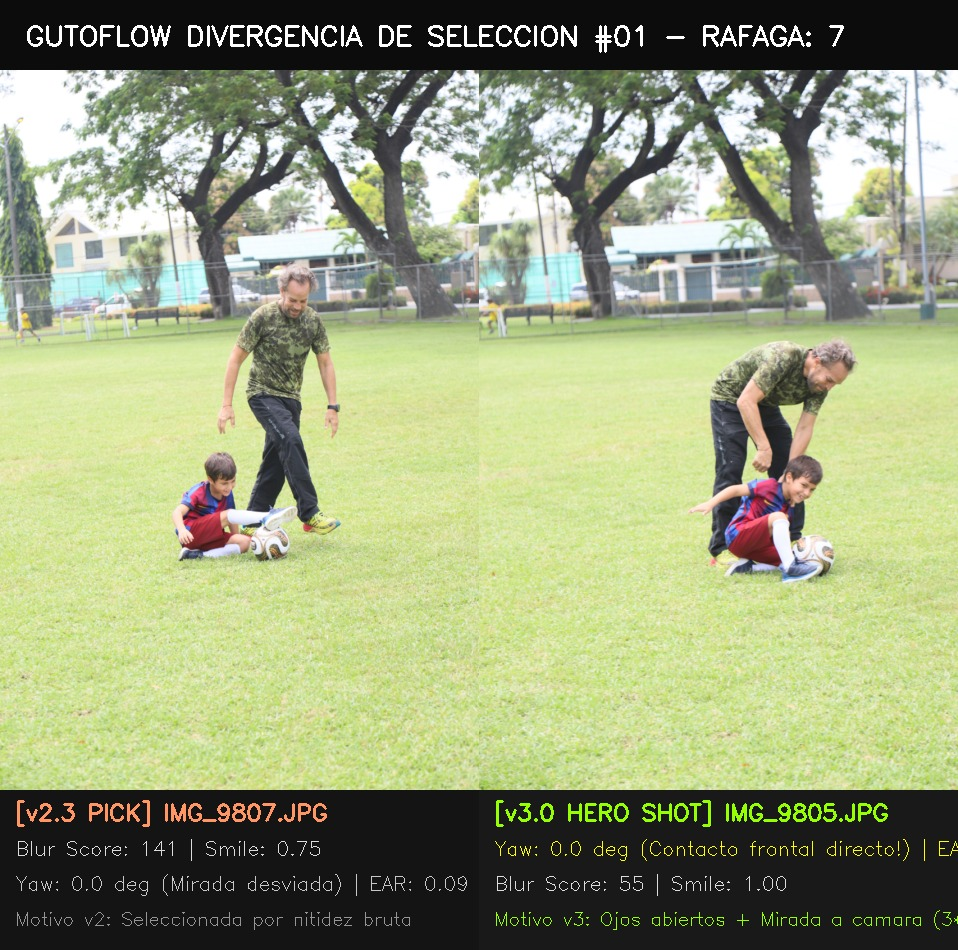
#> input picture .agents/audits/giler/audit_burst_01.jpg, 958 x 950 px; its folder holds only this picture in this run
$ python -i aesthetic_assessment.py   (imports and definitions only)   (older library calls are emulated)
#> lines starting #> are read from the running program, lines starting #| are printed output that depends on the picture
"""
aesthetic_assessment.py — Evaluación estética multidimensional heurística (OpenCV).

ROL: FALLBACK FRÍO Y DESEMPATE ESTRUCTURADO.
Evalúa la calidad artística de la imagen a través de 7 ejes visuales complementarios:
1. Regla de tercios (posicionamiento en puntos y líneas áureas).
2. Armonía cromática (hasler-süsstrunk + saturación perceptual).
3. Rango dinámico (desviación RMS + riqueza tonal de histograma).
4. Aislamiento de sujeto (contraste perceptual centro/ROI vs periferia).
5. Calidad de iluminación (suavidad tonal y ausencia de fogonazos duros).
6. Balance compositivo (equilibrio del centro de masa visual).
7. Líneas guía / perspectiva (coherencia direccional de gradientes).
"""
import logging
from dataclasses import dataclass, asdict
import cv2
import numpy as np

logger = logging.getLogger(__name__)


@dataclass
class AestheticBreakdown:
    rule_of_thirds: float      # [0.0 - 1.0]
    color_harmony: float       # [0.0 - 1.0]
    dynamic_range: float       # [0.0 - 1.0]
    subject_isolation: float   # [0.0 - 1.0]
    lighting_quality: float    # [0.0 - 1.0]
    composition_balance: float # [0.0 - 1.0]
    leading_lines: float       # [0.0 - 1.0]
    overall_score: float       # [0.0 - 1.0]

    def to_dict(self) -> dict:
        return asdict(self)


def compute_colorfulness(img_rgb: np.ndarray) -> float:
    """
    Calcula el "Colorfulness" según Hasler y Süsstrunk (2003).
    Mide cuán vivos y variados son los colores en la imagen.
    """
    if img_rgb.size == 0:
        return 0.0
    (R, G, B) = cv2.split(img_rgb.astype("float"))

    rg = np.absolute(R - G)
    yb = np.absolute(0.5 * (R + G) - B)

    stdRoot = np.sqrt((np.std(rg) ** 2) + (np.std(yb) ** 2))
    meanRoot = np.sqrt((np.mean(rg) ** 2) + (np.mean(yb) ** 2))

    colorfulness = stdRoot + (0.3 * meanRoot)
    return float(colorfulness)


def compute_color_harmony_score(img_rgb: np.ndarray) -> float:
    """Evalúa la armonía y viveza cromática normalizada [0.0 - 1.0]."""
    if img_rgb.size == 0:
        return 0.5
    c_score = compute_colorfulness(img_rgb)
    c_norm = min(1.0, c_score / 75.0)

    # Evaluar saturación en HSV
    hsv = cv2.cvtColor(img_rgb, cv2.COLOR_RGB2HSV)
    sat = hsv[:, :, 1]
    sat_mean = np.mean(sat) / 255.0
    # Premiar saturación moderada/viva (0.2 a 0.7), penalizar totalmente lavada o sobre-saturada
    sat_score = 1.0 - abs(sat_mean - 0.45) * 1.5
    sat_score = float(np.clip(sat_score, 0.0, 1.0))

    return float(np.clip(0.6 * c_norm + 0.4 * sat_score, 0.0, 1.0))


# [5 lines left out: function compute_contrast, not called in this run]


def compute_rule_of_thirds_score(img_gray: np.ndarray) -> float:
    """
    Evalúa si las áreas de saliencia/contraste caen en los puntos fuertes
    y líneas de la regla de los tercios.
    """
    h, w = img_gray.shape
    if h < 3 or w < 3:
        return 0.5

    grad_x = cv2.Sobel(img_gray, cv2.CV_32F, 1, 0, ksize=3)
    grad_y = cv2.Sobel(img_gray, cv2.CV_32F, 0, 1, ksize=3)
    saliency = cv2.magnitude(grad_x, grad_y)

    weight_mask = np.ones((h, w), dtype=np.float32) * 0.4

    # Coordenadas de los tercios
    x1, x2 = w // 3, 2 * w // 3
    y1, y2 = h // 3, 2 * h // 3

    # Líneas de tercios
    lw = max(1, int(min(h, w) * 0.04))
    weight_mask[max(0, y1 - lw):min(h, y1 + lw), :] = 0.7
    weight_mask[max(0, y2 - lw):min(h, y2 + lw), :] = 0.7
    weight_mask[:, max(0, x1 - lw):min(w, x1 + lw)] = 0.7
    weight_mask[:, max(0, x2 - lw):min(w, x2 + lw)] = 0.7

    # Intersecciones áureas
    r = int(min(h, w) * 0.15)
    for cx, cy in [(x1, y1), (x2, y1), (x1, y2), (x2, y2)]:
        cv2.circle(weight_mask, (cx, cy), r, 1.0, -1)

    total_saliency = np.sum(saliency)
    if total_saliency == 0:
        return 0.5

    weighted_saliency = np.sum(saliency * weight_mask)
    score = weighted_saliency / total_saliency
    return float(np.clip((score - 0.4) * 2.0, 0.0, 1.0))


def compute_dynamic_range_score(img_gray: np.ndarray) -> float:
    """Evalúa la riqueza tonal y distribución del rango dinámico [0.0 - 1.0]."""
    if img_gray.size == 0:
        return 0.5
    h, w = img_gray.shape
    total_px = h * w
    if total_px == 0:
        return 0.5

    # Entropía del histograma
    hist = cv2.calcHist([img_gray], [0], None, [256], [0, 256]).flatten()
    hist_norm = hist / (total_px + 1e-8)
    entropy = -np.sum(hist_norm[hist_norm > 0] * np.log2(hist_norm[hist_norm > 0]))
    entropy_norm = min(1.0, entropy / 7.5)

    # RMS contrast
    rms = np.std(img_gray)
    rms_norm = min(1.0, rms / 55.0)

    # Penalización por clipping excesivo (>10% quemado o empastado)
    clipping_pct = (np.sum(img_gray >= 253) + np.sum(img_gray <= 2)) / total_px
    clip_penalty = max(0.0, (clipping_pct - 0.10) * 1.5)

    score = 0.5 * entropy_norm + 0.5 * rms_norm - clip_penalty
    return float(np.clip(score, 0.0, 1.0))


def compute_subject_isolation_score(img_gray: np.ndarray) -> float:
    """
    Evalúa el contraste y diferenciación perceptual entre el sujeto central/saliencia
    y el entorno periférico (aislamiento visual, complementario a nitidez).
    """
    h, w = img_gray.shape
    if h < 8 or w < 8:
        return 0.5

    # Región central (sujeto) vs bordes periféricos
    y1, y2 = h // 4, 3 * h // 4
    x1, x2 = w // 4, 3 * w // 4
    center_roi = img_gray[y1:y2, x1:x2]

    border_mask = np.ones((h, w), dtype=bool)
    border_mask[y1:y2, x1:x2] = False
    border_pixels = img_gray[border_mask]

    if center_roi.size == 0 or border_pixels.size == 0:
        return 0.5

    mean_diff = abs(float(np.mean(center_roi)) - float(np.mean(border_pixels)))
    std_diff = abs(float(np.std(center_roi)) - float(np.std(border_pixels)))

    # Mayor contraste tonal o de textura entre sujeto y fondo indica buen aislamiento
    isolation = (mean_diff / 40.0) * 0.6 + (std_diff / 30.0) * 0.4
    return float(np.clip(isolation, 0.0, 1.0))


def compute_lighting_quality_score(img_gray: np.ndarray) -> float:
    """
    Evalúa la suavidad y calidad de iluminación, penalizando fogonazos duros
    y sombras desbalanceadas en exceso.
    """
    h, w = img_gray.shape
    if h < 8 or w < 8:
        return 0.5

    # Dividir en rejilla 4x4 y medir coherencia de luminancia media
    gh, gw = 4, 4
    block_means = []
    for i in range(gh):
        for j in range(gw):
            blk = img_gray[i * h // gh:(i + 1) * h // gh, j * w // gw:(j + 1) * w // gw]
            if blk.size:
                block_means.append(float(np.mean(blk)))

    if not block_means:
        return 0.5

    light_var = np.std(block_means)
    # Variabilidad óptima: entre 15 y 45 (iluminación con volumen). Variabilidad > 75 = sombras/fogonazos duros
    if light_var <= 40:
        score = min(1.0, light_var / 25.0 + 0.3)
    else:
        score = max(0.0, 1.0 - (light_var - 40) / 45.0)

    return float(np.clip(score, 0.0, 1.0))


def compute_composition_balance_score(img_gray: np.ndarray) -> float:
    """
    Evalúa el equilibrio del centro de masa visual en el eje horizontal y vertical.
    """
    h, w = img_gray.shape
    if h < 3 or w < 3:
        return 0.5

    total_mass = float(np.sum(img_gray)) + 1e-6
    y_idx, x_idx = np.indices((h, w))
    cx = float(np.sum(x_idx * img_gray)) / total_mass
    cy = float(np.sum(y_idx * img_gray)) / total_mass

    # Desviación horizontal del centro
    dev_x = abs(cx - (w / 2.0)) / (w / 2.0)
    dev_y = abs(cy - (h / 2.0)) / (h / 2.0)

    # Puntuación de balance (1.0 = masa perfectamente centrada o equilibrada)
    balance = 1.0 - (0.65 * dev_x + 0.35 * dev_y)
    return float(np.clip(balance, 0.0, 1.0))


def compute_leading_lines_score(img_gray: np.ndarray) -> float:
    """
    Evalúa la presencia y coherencia de líneas guía y perspectiva dominante.
    """
    h, w = img_gray.shape
    if h < 8 or w < 8:
        return 0.5

    gx = cv2.Sobel(img_gray, cv2.CV_32F, 1, 0, ksize=3)
    gy = cv2.Sobel(img_gray, cv2.CV_32F, 0, 1, ksize=3)
    mag = cv2.magnitude(gx, gy)
    if np.sum(mag) < 1e-5:
        return 0.5

    angles = np.arctan2(gy, gx)
    hist_angles, _ = np.histogram(angles, bins=16, range=(-np.pi, np.pi), weights=mag)
    total_w = float(np.sum(hist_angles)) + 1e-8
    hist_norm = hist_angles / total_w

    # Entropía angular: menor entropía = orientaciones dominantes (líneas guía claras)
    ent = -np.sum(hist_norm[hist_norm > 0] * np.log2(hist_norm[hist_norm > 0]))
    # 16 bins: max entropía es 4.0 (ruido isotrópico). Líneas claras tienen entropía < 3.2
    score = 1.0 - (ent / 4.0)
    return float(np.clip(score * 1.6, 0.0, 1.0))


def evaluate_aesthetics_detailed(img_rgb: np.ndarray) -> AestheticBreakdown:
    """
    Calcula el desglose completo de los 7 ejes estéticos.
    """
    if img_rgb.size == 0:
        return AestheticBreakdown(0.5, 0.5, 0.5, 0.5, 0.5, 0.5, 0.5, 0.5)

    # Reducir imagen para procesamiento ultrarrápido (<5ms)
    h, w = img_rgb.shape[:2]
    max_dim = 256
    if max(h, w) > max_dim:
        scale = max_dim / max(h, w)
        img_small = cv2.resize(img_rgb, (int(w * scale), int(h * scale)))
    else:
        img_small = img_rgb

    img_gray = cv2.cvtColor(img_small, cv2.COLOR_RGB2GRAY)

    rot = compute_rule_of_thirds_score(img_gray)
    color = compute_color_harmony_score(img_small)
    dr = compute_dynamic_range_score(img_gray)
    iso = compute_subject_isolation_score(img_gray)
    light = compute_lighting_quality_score(img_gray)
    bal = compute_composition_balance_score(img_gray)
    lines = compute_leading_lines_score(img_gray)

    overall = (
        0.20 * rot +
        0.15 * color +
        0.15 * dr +
        0.15 * iso +
        0.15 * light +
        0.10 * bal +
        0.10 * lines
    )
    overall = float(np.clip(overall, 0.0, 1.0))

    return AestheticBreakdown(
        rule_of_thirds=round(rot, 4),
        color_harmony=round(color, 4),
        dynamic_range=round(dr, 4),
        subject_isolation=round(iso, 4),
        lighting_quality=round(light, 4),
        composition_balance=round(bal, 4),
        leading_lines=round(lines, 4),
        overall_score=round(overall, 4),
    )


# [13 lines left out: function evaluate_aesthetics_fast, not called in this run]

>>> import cv2
>>> picture = cv2.cvtColor(cv2.imread('../../.agents/audits/giler/audit_burst_01.jpg'), cv2.COLOR_BGR2RGB)
>>> result = evaluate_aesthetics_detailed(picture)
#> after the loop in compute_rule_of_thirds_score, `for cx, cy in [(x1, y1), (x2, y1), (x1, y2), (x2, y2)]:`:
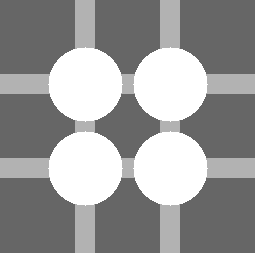
#> weight_mask: shape (253, 255) float32; min 0.4, max 1, mean 0.6
#> in compute_rule_of_thirds_score, `total_saliency = np.sum(saliency)`: total_saliency = 7260493.5
#> in compute_rule_of_thirds_score, `weighted_saliency = np.sum(saliency * weight_mask)`: weighted_saliency = 4150041.8
#> in compute_rule_of_thirds_score, `score = weighted_saliency / total_saliency`: score = 0.572
#> in evaluate_aesthetics_detailed, `rot = compute_rule_of_thirds_score(img_gray)`: rot = 0.343
#> in compute_colorfulness, `stdRoot = np.sqrt((np.std(rg) ** 2) + (np.std(yb) ** 2))`: stdRoot = 33.1
#> in compute_colorfulness, `meanRoot = np.sqrt((np.mean(rg) ** 2) + (np.mean(yb) ** 2))`: meanRoot = 36.31
#> in compute_colorfulness, `colorfulness = stdRoot + (0.3 * meanRoot)`: colorfulness = 43.99
#> in compute_color_harmony_score, `c_norm = min(1.0, c_score / 75.0)`: c_norm = 0.587
#> in compute_color_harmony_score, `sat = hsv[:, :, 1]`:
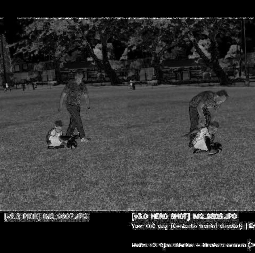
#> sat: shape (253, 255); min 0, max 255, mean 53.7
#> in compute_color_harmony_score, `sat_mean = np.mean(sat) / 255.0`: sat_mean = 0.21
#> in compute_color_harmony_score, `sat_score = 1.0 - abs(sat_mean - 0.45) * 1.5`: sat_score = 0.641
#> in evaluate_aesthetics_detailed, `color = compute_color_harmony_score(img_small)`: color = 0.608
#> in compute_dynamic_range_score, `hist = cv2.calcHist([img_gray], [0], None, [256], [0, 256]).flatten()`: hist = 256 values, max 3860 at index 20, min 0 at index 0, mean 252
#> in compute_dynamic_range_score, `hist_norm = hist / (total_px + 1e-8)`: hist_norm = 256 values, max 0.0598 at index 20, min 0 at index 0, mean 0.00391
#> in compute_dynamic_range_score, `entropy = -np.sum(hist_norm[hist_norm > 0] * np.log2(hist_norm[hist_no..`: entropy = 6.79
#> in compute_dynamic_range_score, `entropy_norm = min(1.0, entropy / 7.5)`: entropy_norm = 0.906
#> in compute_dynamic_range_score, `rms = np.std(img_gray)`: rms = 82.76
#> in compute_dynamic_range_score, `rms_norm = min(1.0, rms / 55.0)`: rms_norm = 1
#> in compute_dynamic_range_score, `clipping_pct = (np.sum(img_gray >= 253) + np.sum(img_gray <= 2)) / tot..`: clipping_pct = 0.0246
#> in compute_dynamic_range_score, `clip_penalty = max(0.0, (clipping_pct - 0.10) * 1.5)`: clip_penalty = 0
#> in compute_dynamic_range_score, `score = 0.5 * entropy_norm + 0.5 * rms_norm - clip_penalty`: score = 0.953
#> in compute_subject_isolation_score, `center_roi = img_gray[y1:y2, x1:x2]`:
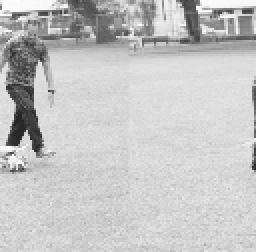
#> center_roi: shape (126, 128) (shown 2 times larger); min 35, max 254, mean 196.8
#> in compute_subject_isolation_score, `mean_diff = abs(float(np.mean(center_roi)) - float(np.mean(border_pixe..`: mean_diff = 60.61
#> in compute_subject_isolation_score, `std_diff = abs(float(np.std(center_roi)) - float(np.std(border_pixels)))`: std_diff = 46.89
#> in compute_subject_isolation_score, `isolation = (mean_diff / 40.0) * 0.6 + (std_diff / 30.0) * 0.4`: isolation = 1.53
#> in evaluate_aesthetics_detailed, `iso = compute_subject_isolation_score(img_gray)`: iso = 1
#> after the loop in compute_lighting_quality_score, `for i in range(gh):`:
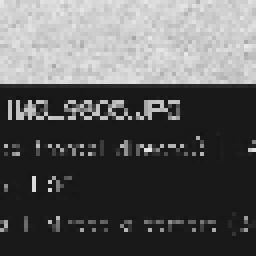
#> blk: shape (64, 64) (shown 4 times larger); min 18, max 232, mean 92.7
#> after the loop in compute_lighting_quality_score, `for i in range(gh):`: block_means = [136, 118.6, 123.1, 131.3, 200.4, 173.1, 197.9, 163.6, 206.2, 202.9, 213.5, 196.6, 89.87, 86.03, 94.44, 92.71]
#> in compute_lighting_quality_score, `light_var = np.std(block_means)`: light_var = 46.1
#> in compute_lighting_quality_score, `score = max(0.0, 1.0 - (light_var - 40) / 45.0)`: score = 0.865
#> in compute_composition_balance_score, `total_mass = float(np.sum(img_gray)) + 1e-6`: total_mass = 9765810
#> in compute_composition_balance_score, `y_idx, x_idx = np.indices((h, w))`:
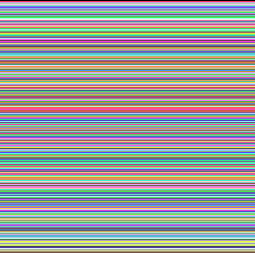
#> y_idx: shape (253, 255) int64; 253 distinct labels, from 0 to 252; one colour per label, 0 black
#> in compute_composition_balance_score, `y_idx, x_idx = np.indices((h, w))`:
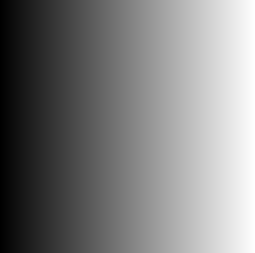
#> x_idx: shape (253, 255) int64; min 0, max 254, mean 127
#> in compute_composition_balance_score, `cx = float(np.sum(x_idx * img_gray)) / total_mass`: cx = 126.1
#> in compute_composition_balance_score, `cy = float(np.sum(y_idx * img_gray)) / total_mass`: cy = 121.4
#> in compute_composition_balance_score, `dev_x = abs(cx - (w / 2.0)) / (w / 2.0)`: dev_x = 0.0111
#> in compute_composition_balance_score, `dev_y = abs(cy - (h / 2.0)) / (h / 2.0)`: dev_y = 0.0405
#> in compute_composition_balance_score, `balance = 1.0 - (0.65 * dev_x + 0.35 * dev_y)`: balance = 0.979
#> in compute_leading_lines_score, `angles = np.arctan2(gy, gx)`:
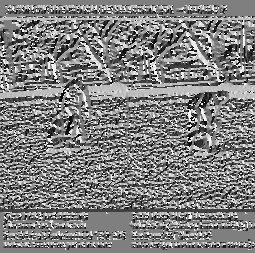
#> angles: shape (253, 255) float32; min -3.14, max 3.14, mean 0.0133; drawn with min black and max white
#> in compute_leading_lines_score, `hist_angles, _ = np.histogram(angles, bins=16, range=(-np.pi, np.pi), ..`: hist_angles = [424369.8, 349469, 369700.3, 674532, 655909.6, 284193.3, 363192, 479106, 421588.2, 405299.4, 371958.8, 658282.7, 645539.4, 310330.8, 351559.9, 495462.3]
#> in compute_leading_lines_score, `total_w = float(np.sum(hist_angles)) + 1e-8`: total_w = 7260493.5
#> in compute_leading_lines_score, `hist_norm = hist_angles / total_w`: hist_norm = [0.0584, 0.0481, 0.0509, 0.0929, 0.0903, 0.0391, 0.05, 0.066, 0.0581, 0.0558, 0.0512, 0.0907, 0.0889, 0.0427, 0.0484, 0.0682]
#> in compute_leading_lines_score, `ent = -np.sum(hist_norm[hist_norm > 0] * np.log2(hist_norm[hist_norm >..`: ent = 3.94
#> in compute_leading_lines_score, `score = 1.0 - (ent / 4.0)`: score = 0.0141
#> in evaluate_aesthetics_detailed, `lines = compute_leading_lines_score(img_gray)`: lines = 0.0225
#> in evaluate_aesthetics_detailed, `overall = ( 0.20 * rot + 0.15 * color + 0.15 * dr + 0.15 * iso + 0.15 ..`: overall = 0.683

$ run again, on .agents/audits/giler/audit_burst_02.jpg
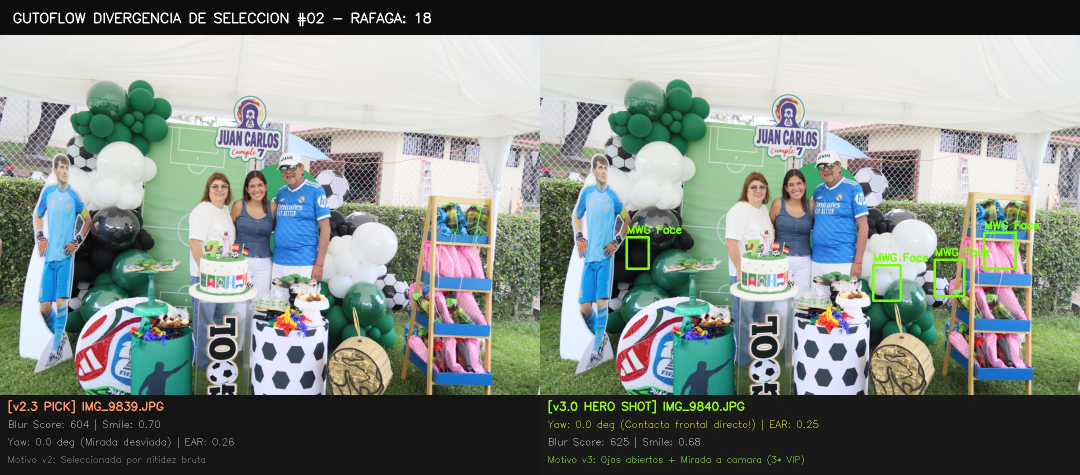
#> input picture .agents/audits/giler/audit_burst_02.jpg, 2160 x 950 px (shown at 1/2 size)
#> total_saliency = 4659197
#> weighted_saliency = 2467245.8
#> in compute_rule_of_thirds_score, `score = weighted_saliency / total_saliency`: score = 0.53
#> rot = 0.259
#> stdRoot = 39.43
#> meanRoot = 24.76
#> colorfulness = 46.86
#> c_norm = 0.625
#> hsv: shape (112, 256, 3); mean H, S, V 52.5, 47.4, 146.5
#> sat_mean = 0.186
#> sat_score = 0.604
#> color = 0.617
#> hist = 256 values, max 2139 at index 20, min 0 at index 0, mean 112
#> in compute_dynamic_range_score, `hist_norm = hist / (total_px + 1e-8)`: hist_norm = 256 values, max 0.0746 at index 20, min 0 at index 0, mean 0.00391
#> entropy = 6.98
#> entropy_norm = 0.93
#> rms = 84.58
#> rms_norm = 1
#> clipping_pct = 0.00171
#> clip_penalty = 0
#> in compute_dynamic_range_score, `score = 0.5 * entropy_norm + 0.5 * rms_norm - clip_penalty`: score = 0.965
#> mean_diff = 30.04
#> std_diff = 26.73
#> isolation = 0.807
#> after the loop in compute_lighting_quality_score, `for i in range(gh):`: block_means = [161.5, 174.9, 152.5, 170.9, 159.1, 178.5, 159.9, 175.9, 135.5, 148.6, 137.8, 149.2, 58.6, 54.05, 64.22, 57.47]
#> light_var = 45.03
#> in compute_lighting_quality_score, `score = max(0.0, 1.0 - (light_var - 40) / 45.0)`: score = 0.888
#> total_mass = 3832772
#> in compute_composition_balance_score, `y_idx, x_idx = np.indices((h, w))`:
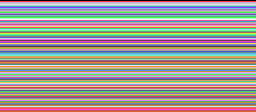
#> y_idx: shape (112, 256) int64; 112 distinct labels, from 0 to 111; one colour per label, 0 black
#> cx = 129
#> cy = 46.62
#> dev_x = 0.00769
#> dev_y = 0.167
#> balance = 0.936
#> in compute_leading_lines_score, `angles = np.arctan2(gy, gx)`:
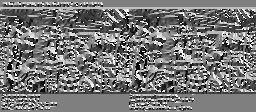
#> angles: shape (112, 256) float32; min -3.14, max 3.14, mean -0.195; drawn with min black and max white
#> hist_angles = [311344.4, 203676.3, 235625, 410281.2, 436434.6, 245908.5, 215766.8, 285926.1, 303390.7, 195894.7, 190960.1, 438995.6, 527189.2, 187908.2, 199328.9, 270566.9]
#> total_w = 4659197
#> in compute_leading_lines_score, `hist_norm = hist_angles / total_w`: hist_norm = [0.0668, 0.0437, 0.0506, 0.0881, 0.0937, 0.0528, 0.0463, 0.0614, 0.0651, 0.042, 0.041, 0.0942, 0.113, 0.0403, 0.0428, 0.0581]
#> ent = 3.92
#> in compute_leading_lines_score, `score = 1.0 - (ent / 4.0)`: score = 0.0212
#> lines = 0.0339
#> overall = 0.64
